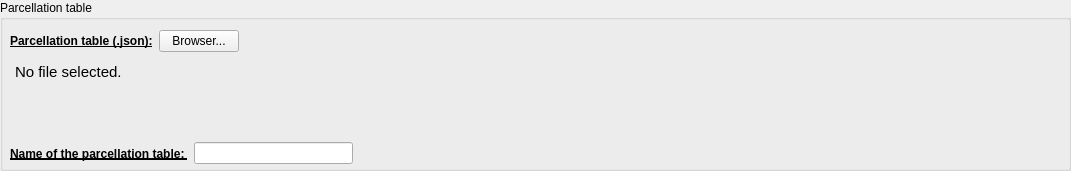
      <widget class="QGroupBox" name="groupBox_21">
       <property name="geometry">
        <rect>
         <x>10</x>
         <y>330</y>
         <width>1071</width>
         <height>171</height>
        </rect>
       </property>
       <property name="title">
        <string>Parcellation table</string>
       </property>
       <widget class="QWidget" name="layoutWidget_15">
        <property name="geometry">
         <rect>
          <x>10</x>
          <y>140</y>
          <width>501</width>
          <height>27</height>
         </rect>
        </property>
        <layout class="QHBoxLayout" name="horizontalLayout_84">
         <item>
          <widget class="QLabel" name="label_74">
           <property name="font">
            <font>
             <weight>75</weight>
             <bold>true</bold>
             <underline>true</underline>
            </font>
           </property>
           <property name="text">
            <string>Name of the parcellation table: </string>
           </property>
          </widget>
         </item>
         <item>
          <widget class="QLineEdit" name="parcellation_table_name_no_registration_lineEdit">
           <property name="text">
            <string/>
           </property>
          </widget>
         </item>
         <item>
          <spacer name="horizontalSpacer_41">
           <property name="orientation">
            <enum>Qt::Horizontal</enum>
           </property>
           <property name="sizeHint" stdset="0">
            <size>
             <width>40</width>
             <height>20</height>
            </size>
           </property>
          </spacer>
         </item>
        </layout>
       </widget>
       <widget class="QWidget" name="layoutWidget">
        <property name="geometry">
         <rect>
          <x>10</x>
          <y>30</y>
          <width>1051</width>
          <height>105</height>
         </rect>
        </property>
        <layout class="QVBoxLayout" name="verticalLayout_10">
         <item>
          <layout class="QHBoxLayout" name="horizontalLayout_49">
           <item>
            <widget class="QLabel" name="label_25">
             <property name="font">
              <font>
               <weight>75</weight>
               <bold>true</bold>
               <underline>true</underline>
              </font>
             </property>
             <property name="text">
              <string>Parcellation table (.json):</string>
             </property>
            </widget>
           </item>
           <item>
            <widget class="QPushButton" name="no_registration_parcellation_table_pushButton">
             <property name="text">
              <string>Browser...</string>
             </property>
            </widget>
           </item>
           <item>
            <spacer name="horizontalSpacer_8">
             <property name="orientation">
              <enum>Qt::Horizontal</enum>
             </property>
             <property name="sizeHint" stdset="0">
              <size>
               <width>40</width>
               <height>20</height>
              </size>
             </property>
            </spacer>
           </item>
          </layout>
         </item>
         <item>
          <widget class="QTextEdit" name="no_registration_parcellation_table_textEdit">
           <property name="styleSheet">
            <string notr="true">QTextEdit {
	background-color : transparent
}
</string>
           </property>
           <property name="readOnly">
            <bool>true</bool>
           </property>
           <property name="html">
            <string>&lt;!DOCTYPE HTML PUBLIC &quot;-//W3C//DTD HTML 4.0//EN&quot; &quot;http://www.w3.org/TR/REC-html40/strict.dtd&quot;&gt;
&lt;html&gt;&lt;head&gt;&lt;meta name=&quot;qrichtext&quot; content=&quot;1&quot; /&gt;&lt;style type=&quot;text/css&quot;&gt;
p, li { white-space: pre-wrap; }
&lt;/style&gt;&lt;/head&gt;&lt;body style=&quot; font-family:'Ubuntu'; font-size:11pt; font-weight:400; font-style:normal;&quot;&gt;
&lt;p style=&quot; margin-top:0px; margin-bottom:0px; margin-left:0px; margin-right:0px; -qt-block-indent:0; text-indent:0px;&quot;&gt;No file selected.&lt;/p&gt;&lt;/body&gt;&lt;/html&gt;</string>
           </property>
          </widget>
         </item>
        </layout>
       </widget>
      </widget>
